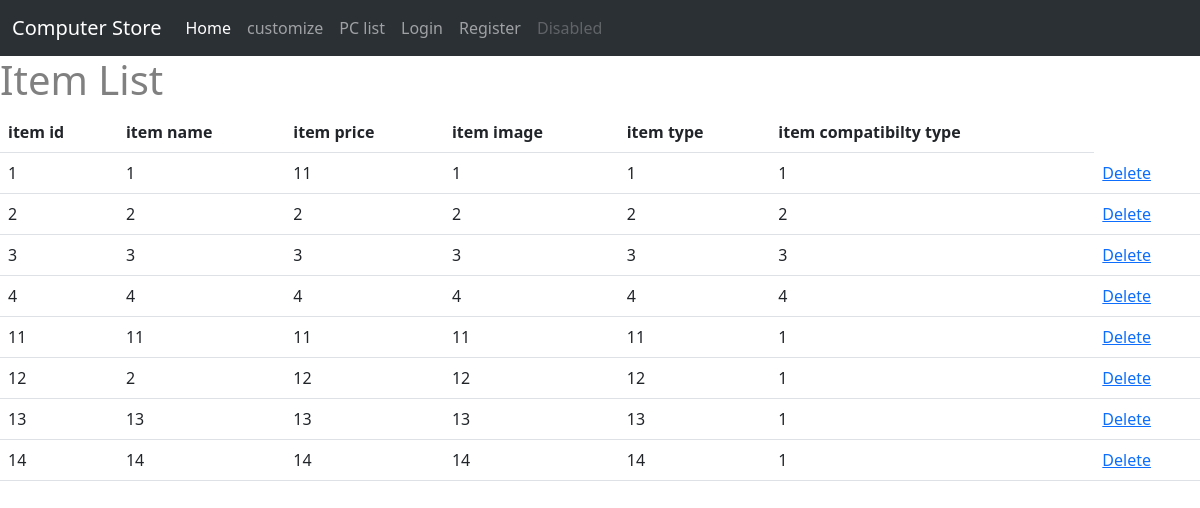
The page /displayItem on the database as committed earlier.
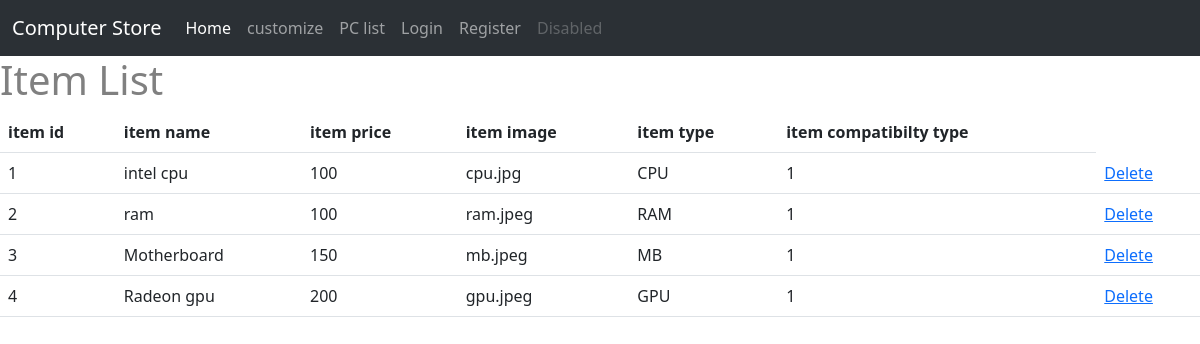
The same page on the database as committed later.
### ltt/models.py (models this page shows, shortened)
class Item(db.Model):
    __tablename__ = 'item'
    id = db.Column(db.Integer,primary_key = True)
    item_name = db.Column(db.String(20))
    item_price = db.Column(db.Integer)
    item_image = db.Column(db.String(20), default = "default.jpg")
    item_type = db.Column(db.String(20))
    item_c = db.Column(db.Integer)
    comments = db.relationship("Comment",backref ="item")
    rate_count = db.Column(db.Integer, default = 0)
    rate_acc = db.Column(db.Integer,default = 0)

### ltt/view.py (the view)
@view.route('/displayItem')   #page for staff to view item
def displayItem():
    items = Item.query.all()
    return render_template('displayItem.html', items = items)

### ltt/templates/displayItem.html (shortened to what this page needs)
{% extends "base.html" %}
{% block contend %}
<h1>Item List</h1>
<table class = "table table-hover">
    <thead>
        <tr>
            <th scope="col"> item id</th>
            <th scope="col">item name </th>
            <th scope="col"> item price</th>
            <th scope="col">item image </th>
            <th scope="col">item type </th>
            <th scope="col">item compatibilty type </th>
        </tr>
    </thead>
    <tbody>
        {% for item in items %}
        <tr>
            <td>{{item.id}}</td>
            <td>{{item.item_name}}</td>
            <td>{{item.item_price}}</td>
            <td>{{item.item_image}}</td>
            <td>{{item.item_type}}</td>
            <td>{{item.item_c}}</td>
            <td>
                <a href="/delete/{{item.id}}">Delete</a>
            </td>
        </tr>
        {% endfor %}
    </tbody>
</table>
{% endblock %}

### ltt/templates/base.html (shortened to what this page needs)
<!DOCTYPE html>
<html>
    <head>
        <link href="https://cdn.jsdelivr.net/npm/bootstrap@5.3.0-alpha3/dist/css/bootstrap.min.css" rel="stylesheet">
        <link rel="stylesheet" type="text/css" href="{{ url_for('static', filename='main.css') }}">
    </head>
    <body>
        <nav class="navbar navbar-expand-lg bg-body-tertiary bg-dark"  data-bs-theme="dark">
            <div class="container-fluid">
              <a class="navbar-brand" href="#">Computer Store</a>
              <div class="collapse navbar-collapse" id="navbarNavAltMarkup">
                <div class="navbar-nav">
                  <a class="nav-link active" aria-current="page" href="/home">Home</a>
                  <a class="nav-link" href="/customize">customize</a>
                  <a class="nav-link" href="/prebulid">PC list</a>
                  {%if current_user.is_active == False%}
                    <a class="nav-link" href="/login">Login</a>
                    <a class="nav-link" href="/register">Register</a>
                  {%endif%}
                  <a class="nav-link disabled">Disabled</a>
                </div>
              </div>
            </div>
        </nav>
        {% block contend %}
        {%endblock%}
    </body>
</html>

### ltt/static/main.css (style rules this page uses)
* { box-sizing: border-box; }
body { color: grey; }

Rows that differ between the two databases and show on the page:
removed Item: id "11", item_name "11", item_price "11", item_image "11", item_type "11", item_c "1"
removed Item: id "12", item_name "2", item_price "12", item_image "12", item_type "12", item_c "1"
removed Item: id "13", item_name "13", item_price "13", item_image "13", item_type "13", item_c "1"
removed Item: id "14", item_name "14", item_price "14", item_image "14", item_type "14", item_c "1"
changed Item id 1: item_name "1" → "intel cpu"; item_price "11" → "100"; item_image "1" → "cpu.jpg"; item_type "1" → "CPU"
changed Item id 2: item_name "2" → "ram"; item_price "2" → "100"; item_image "2" → "ram.jpeg"; item_type "2" → "RAM"; item_c "2" → "1"
changed Item id 3: item_name "3" → "Motherboard"; item_price "3" → "150"; item_image "3" → "mb.jpeg"; item_type "3" → "MB"; item_c "3" → "1"
changed Item id 4: item_name "4" → "Radeon gpu"; item_price "4" → "200"; item_image "4" → "gpu.jpeg"; item_type "4" → "GPU"; item_c "4" → "1"
